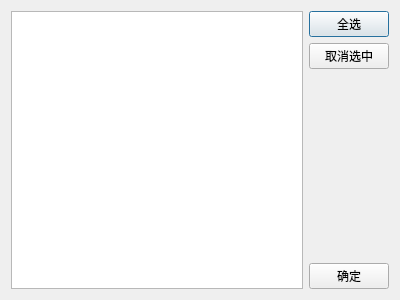
<?xml version="1.0" encoding="UTF-8"?>
<ui version="4.0">
 <class>ShareFile</class>
 <widget class="QDialog" name="ShareFile">
  <property name="geometry">
   <rect>
    <x>0</x>
    <y>0</y>
    <width>400</width>
    <height>300</height>
   </rect>
  </property>
  <property name="windowTitle">
   <string>Dialog</string>
  </property>
  <layout class="QHBoxLayout" name="horizontalLayout">
   <item>
    <widget class="QListWidget" name="listWidget"/>
   </item>
   <item>
    <layout class="QVBoxLayout" name="verticalLayout_2">
     <item>
      <widget class="QPushButton" name="allSelect_PB">
       <property name="text">
        <string>全选</string>
       </property>
      </widget>
     </item>
     <item>
      <widget class="QPushButton" name="cancelSelect_PB">
       <property name="text">
        <string>取消选中</string>
       </property>
      </widget>
     </item>
     <item>
      <spacer name="verticalSpacer">
       <property name="orientation">
        <enum>Qt::Vertical</enum>
       </property>
       <property name="sizeHint" stdset="0">
        <size>
         <width>20</width>
         <height>40</height>
        </size>
       </property>
      </spacer>
     </item>
     <item>
      <widget class="QPushButton" name="ok_PB">
       <property name="text">
        <string>确定</string>
       </property>
      </widget>
     </item>
    </layout>
   </item>
  </layout>
 </widget>
 <resources/>
 <connections/>
</ui>
